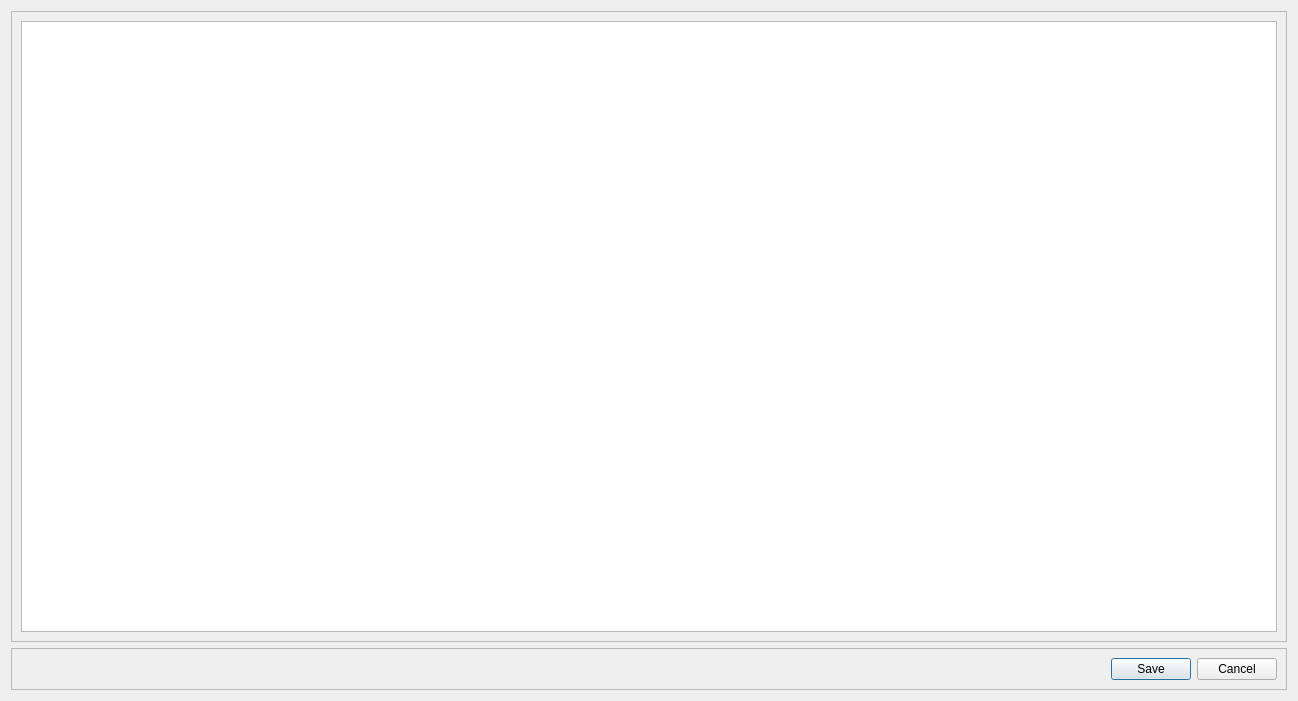
<?xml version="1.0" encoding="UTF-8"?>
<ui version="4.0">
 <class>Dialog</class>
 <widget class="QDialog" name="Dialog">
  <property name="geometry">
   <rect>
    <x>0</x>
    <y>0</y>
    <width>1298</width>
    <height>701</height>
   </rect>
  </property>
  <property name="windowTitle">
   <string>Dialog</string>
  </property>
  <layout class="QVBoxLayout" name="verticalLayout">
   <item>
    <widget class="QFrame" name="frame">
     <property name="frameShape">
      <enum>QFrame::StyledPanel</enum>
     </property>
     <property name="frameShadow">
      <enum>QFrame::Raised</enum>
     </property>
     <layout class="QVBoxLayout" name="verticalLayout_2">
      <item>
       <widget class="QTextEdit" name="textEdit"/>
      </item>
     </layout>
    </widget>
   </item>
   <item>
    <widget class="QFrame" name="frame_2">
     <property name="frameShape">
      <enum>QFrame::StyledPanel</enum>
     </property>
     <property name="frameShadow">
      <enum>QFrame::Raised</enum>
     </property>
     <layout class="QHBoxLayout" name="horizontalLayout">
      <item>
       <spacer name="horizontalSpacer">
        <property name="orientation">
         <enum>Qt::Horizontal</enum>
        </property>
        <property name="sizeHint" stdset="0">
         <size>
          <width>40</width>
          <height>20</height>
         </size>
        </property>
       </spacer>
      </item>
      <item>
       <widget class="QPushButton" name="fileedit_save">
        <property name="text">
         <string>Save</string>
        </property>
       </widget>
      </item>
      <item>
       <widget class="QPushButton" name="fileedit_cancel">
        <property name="text">
         <string>Cancel</string>
        </property>
       </widget>
      </item>
     </layout>
    </widget>
   </item>
  </layout>
 </widget>
 <resources/>
 <connections/>
</ui>
